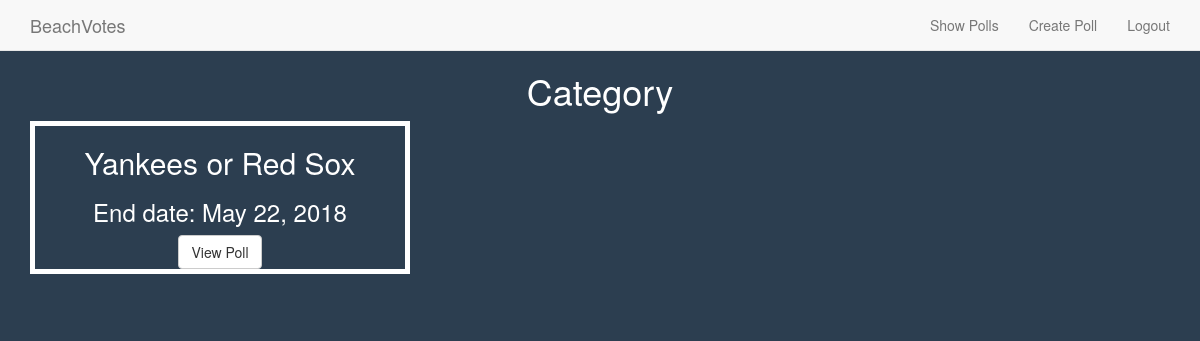
Page /poll/category/1/ (signed in) on the earlier database version.
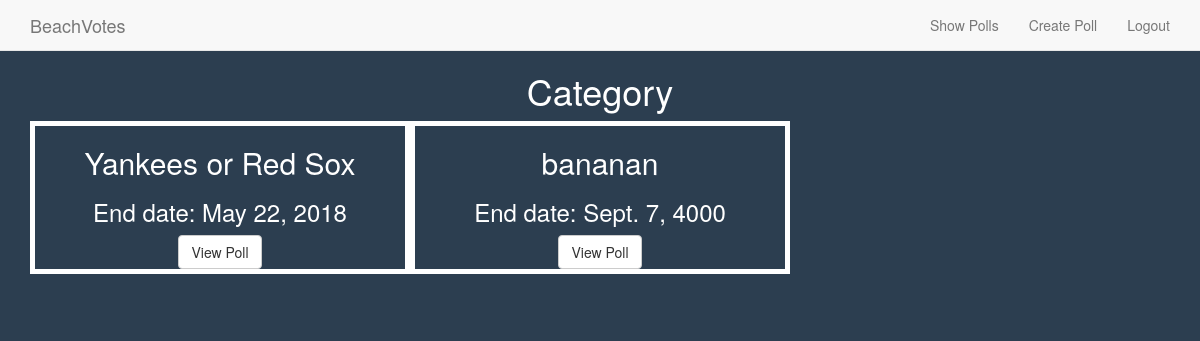
Same page on the later database version.
### poll/models.py (models this page shows, shortened)
class Poll(models.Model):
    category = models.ForeignKey(Category, on_delete=models.CASCADE)
    poll_creator = models.ForeignKey(User, on_delete=models.CASCADE)
    title_question = models.CharField(max_length = 128, unique = True, null = False)
    start_date = models.DateField(default = datetime.date.today, null = False)
    end_date =  models.DateField(default = datetime.date.today() + datetime.timedelta(days=1),
                                 null = False)
    def __init__(self, *args, **kwargs):
        models.Model.__init__(self, *args, **kwargs)

### poll/views.py (the view)
# urls.py: url(r'^category/(?P<category>[0-9]+)/$', views.view_category, name='view_category'),
@login_required
def view_category(request, category):
    context_dict = { 'polls' : Poll.objects.filter(category = category) }
    return render(request, 'poll/view_category.html', context_dict)

### templates/poll/view_category.html
{% extends 'poll/base.html' %}
{% block body_block %}
<div class="container">
  {% if polls %}
    <h1 class="text-center">Category</h1>
    {% for poll in polls %}
      <div class="col-md-4 text-center" style="border: 5px solid white; margin-bottom: 40px;">
        <h2>{{ poll.title_question }}</h2>
        <h3>End date: {{ poll.end_date }}</h3>
        <a href="{% url 'view_poll' poll.id user.id %}" class="btn btn-default">View Poll</a>
      </div>
    {% endfor %}
  {% else %}
    <h1 class="text-center">There are no polls to show in this category</h1>
  {% endif %}
</div>
{% endblock %}

Differences in the rows shown:
added Poll: title_question "bananan", end_date "Sept. 7, 4000"
